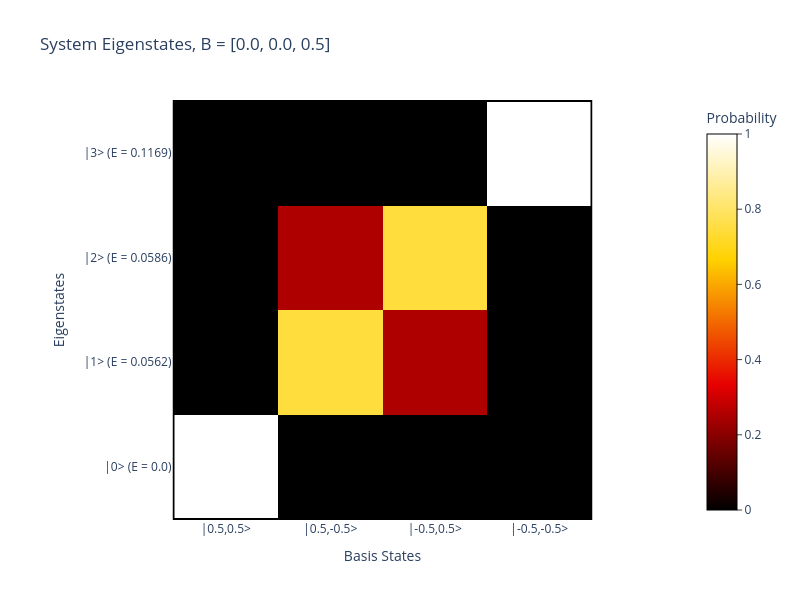
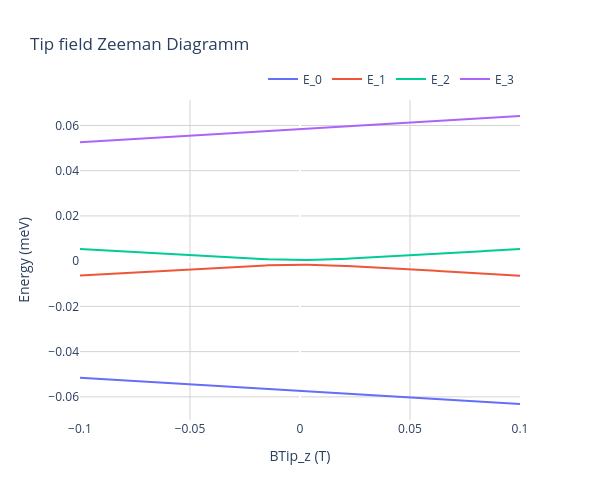

Here is the notebook cell these charts were saved with, in order:
### Markdown cell above
## Two coupled spin-1/2

At this point, a new SpinSys object will be initialized. It has a different name but to be sure that no parameters get mixed up, better restart the kernel and only run the import cell.

We will now have a look at a more dynamic system of two coupled spin-1/2 with B = [0, 0, 0.5] T external field, a tip field of BTip = [0.01, 0, 0.01] T and 0.5 GHz exchange coupling. We can first have a look at the Hamiltonian of the system and plot the eigenmatrix and tip field Zeeman diagram. We will see that with this non-zero tip field, there is a bit of detuning but the eigenstates |1> and |2> are still mixed spin states.

### Code cell
# initialize SpinSys object 
spinsys2 = SpinSys([0.5, 0.5])
spinsys2.B = np.array([0, 0, 0.5])  # T
spinsys2.BTip = np.array([0.01, 0, 0.01]) # T
spinsys2.T = 0.3    # K
J_GHz = 0.5
spinsys2.Jvector[0, :] = np.array([1, 1, 1])*J_GHz*spinsys2.GHztomeVConversion    # 0.5 GHz exchange coupling

# define tunneling parameters
spinsys2.G_ss = [2e-9]*spinsys2.NSpins 
spinsys2.G=0.2e-9
spinsys2.G_tt = 1
spinsys2.V_DC = 0   # no voltage bias

# plot EigenMatrix
hamil.calcEigStates(spinsys2)
vis.plotEigenMatrix(spinsys2);
lind.plotTipZeemanDiagramm(spinsys2, BTipRange=[-0.1, 0.1], N_BTip=200);    # plot tip field Zeeman diagram specifying BTip range and number of tip field data points

# calculate Lindblad operators
lind.collapseOperators(spinsys2);

### Figure 1 — Plotly figure (JSON) as saved in the notebook; plotly's stock layout.template omitted (floating-point values rounded to 4 significant figures)
{"data": [{"colorbar": {"outlinecolor": "black", "outlinewidth": 1, "ticks": "outside", "title": {"text": "Probability"}}, "colorscale": [[0, "rgb(0,0,0)"], [0.3333, "rgb(230,0,0)"], [0.6667, "rgb(255,210,0)"], [1, "rgb(255,255,255)"]], "hoverongaps": false, "type": "heatmap", "x": [0, 1, 2, 3], "y": [0, 1, 2, 3], "z": [[7.008e-13, 9.287e-05, 2.86e-08, 0.9999], [7.275e-05, 0.2539, 0.746, 2.502e-05], [2.689e-05, 0.746, 0.2539, 6.787e-05], [0.9999, 3.295e-08, 9.961e-05, 8.074e-13]], "zmax": 1, "zmin": 0}], "layout": {"height": 600, "paper_bgcolor": "white", "plot_bgcolor": "white", "shapes": [{"fillcolor": "rgba(0,0,0,0)", "line": {"color": "black", "width": 2}, "type": "rect", "x0": -0.5, "x1": 3.5, "xref": "x", "y0": -0.5, "y1": 3.5, "yref": "y"}], "title": {"text": "System Eigenstates, B = [0.0, 0.0, 0.5]"}, "width": 800, "xaxis": {"constrain": "domain", "tickmode": "array", "ticktext": ["|0.5,0.5>", "|0.5,-0.5>", "|-0.5,0.5>", "|-0.5,-0.5>"], "tickvals": [0, 1, 2, 3], "title": {"text": "Basis States"}}, "yaxis": {"autorange": "reversed", "scaleanchor": "x", "scaleratio": 1, "tickmode": "array", "ticktext": ["|3> (E = 0.1169)", "|2> (E = 0.0586)", "|1> (E = 0.0562)", "|0> (E = 0.0)"], "tickvals": [0, 1, 2, 3], "title": {"text": "Eigenstates"}}}}

### Figure 2 — Plotly figure (JSON) as saved in the notebook; plotly's stock layout.template omitted (floating-point values rounded to 4 significant figures; data arrays with more than 128 entries replaced by an {"elided": "..."} marker saying what was removed)
{"data": [{"mode": "lines", "name": "E_0", "type": "scatter", "x": {"elided": "200 float values"}, "y": {"elided": "200 float values"}}, {"mode": "lines", "name": "E_1", "type": "scatter", "x": {"elided": "200 float values"}, "y": {"elided": "200 float values"}}, {"mode": "lines", "name": "E_2", "type": "scatter", "x": {"elided": "200 float values"}, "y": {"elided": "200 float values"}}, {"mode": "lines", "name": "E_3", "type": "scatter", "x": {"elided": "200 float values"}, "y": {"elided": "200 float values"}}], "layout": {"height": 500, "legend": {"orientation": "h", "x": 1, "xanchor": "right", "y": 1.02, "yanchor": "bottom"}, "paper_bgcolor": "white", "plot_bgcolor": "white", "title": {"text": "Tip field Zeeman Diagramm"}, "width": 600, "xaxis": {"gridcolor": "lightgray", "showgrid": true, "title": {"text": "BTip_z (T)"}}, "yaxis": {"gridcolor": "lightgray", "showgrid": true, "title": {"text": "Energy (meV)"}}}}
